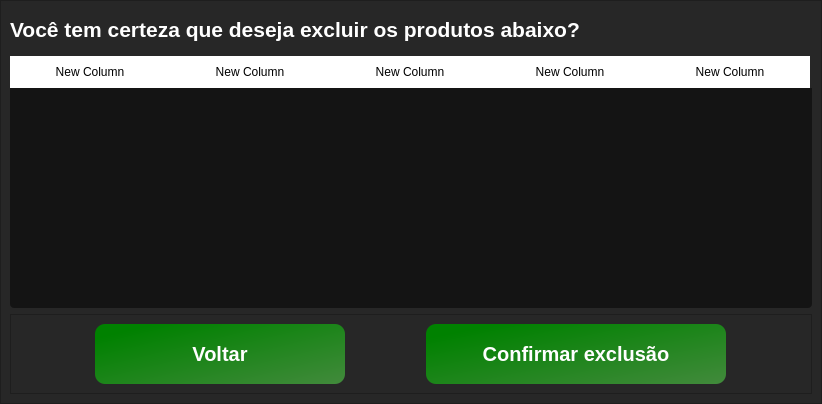
<?xml version="1.0" encoding="UTF-8"?>
<ui version="4.0">
 <class>janelaExcluir</class>
 <widget class="QMainWindow" name="janelaExcluir">
  <property name="geometry">
   <rect>
    <x>0</x>
    <y>0</y>
    <width>822</width>
    <height>404</height>
   </rect>
  </property>
  <property name="minimumSize">
   <size>
    <width>822</width>
    <height>300</height>
   </size>
  </property>
  <property name="maximumSize">
   <size>
    <width>850</width>
    <height>650</height>
   </size>
  </property>
  <property name="windowTitle">
   <string>Gerenciador de alunos - Excluir</string>
  </property>
  <property name="windowIcon">
   <iconset>
    <normaloff>../../Icons/iconX.png</normaloff>../../Icons/iconX.png</iconset>
  </property>
  <property name="styleSheet">
   <string notr="true">QMainWindow{
background-color: rgb(56, 59, 91);
}

QMessageBox {
	background-color: rgb(255, 255, 255);
}</string>
  </property>
  <widget class="QWidget" name="centralwidget">
   <property name="minimumSize">
    <size>
     <width>822</width>
     <height>300</height>
    </size>
   </property>
   <property name="maximumSize">
    <size>
     <width>850</width>
     <height>650</height>
    </size>
   </property>
   <layout class="QVBoxLayout" name="verticalLayout">
    <property name="leftMargin">
     <number>0</number>
    </property>
    <property name="topMargin">
     <number>0</number>
    </property>
    <property name="rightMargin">
     <number>0</number>
    </property>
    <property name="bottomMargin">
     <number>0</number>
    </property>
    <item>
     <widget class="QFrame" name="frame">
      <property name="styleSheet">
       <string notr="true">background-color: rgb(39, 39, 39);</string>
      </property>
      <property name="frameShape">
       <enum>QFrame::StyledPanel</enum>
      </property>
      <property name="frameShadow">
       <enum>QFrame::Raised</enum>
      </property>
      <layout class="QVBoxLayout" name="verticalLayout_2">
       <item>
        <widget class="QLabel" name="label">
         <property name="minimumSize">
          <size>
           <width>400</width>
           <height>40</height>
          </size>
         </property>
         <property name="maximumSize">
          <size>
           <width>873</width>
           <height>50</height>
          </size>
         </property>
         <property name="styleSheet">
          <string notr="true">font-size:25px;
font-weight: bold;
color: #fff;</string>
         </property>
         <property name="text">
          <string>&lt;html&gt;&lt;head/&gt;&lt;body&gt;&lt;p&gt;&lt;span style=&quot; font-size:16pt;&quot;&gt;Você tem certeza que deseja excluir os produtos abaixo?&lt;/span&gt;&lt;/p&gt;&lt;/body&gt;&lt;/html&gt;</string>
         </property>
        </widget>
       </item>
       <item>
        <widget class="QTableWidget" name="tabelaExcluir">
         <property name="font">
          <font>
           <pointsize>-1</pointsize>
           <weight>75</weight>
           <bold>true</bold>
          </font>
         </property>
         <property name="styleSheet">
          <string notr="true">QTableWidget{
background-color: rgb(20, 20, 20);
border-radius:4px;
font-size:16px;

font-weight:bold;
color: rgb(255, 255, 255);

}

QHeaderView::section {
    background-color: rgb(255, 255, 255);
    border: none;
    height: 32px;
}

QTableView::item:selected{
	
	background-color: qlineargradient(spread:pad, x1:0, y1:0.017, x2:1, y2:1, stop:0.448864 rgba(52, 111, 25, 255), stop:1 rgba(43, 84, 36, 255));
}</string>
         </property>
         <property name="autoScroll">
          <bool>true</bool>
         </property>
         <property name="editTriggers">
          <set>QAbstractItemView::NoEditTriggers</set>
         </property>
         <property name="tabKeyNavigation">
          <bool>false</bool>
         </property>
         <property name="showDropIndicator" stdset="0">
          <bool>false</bool>
         </property>
         <property name="dragDropOverwriteMode">
          <bool>false</bool>
         </property>
         <property name="selectionMode">
          <enum>QAbstractItemView::NoSelection</enum>
         </property>
         <property name="showGrid">
          <bool>true</bool>
         </property>
         <property name="gridStyle">
          <enum>Qt::DotLine</enum>
         </property>
         <property name="wordWrap">
          <bool>false</bool>
         </property>
         <property name="cornerButtonEnabled">
          <bool>false</bool>
         </property>
         <attribute name="horizontalHeaderMinimumSectionSize">
          <number>39</number>
         </attribute>
         <attribute name="horizontalHeaderDefaultSectionSize">
          <number>160</number>
         </attribute>
         <attribute name="verticalHeaderDefaultSectionSize">
          <number>30</number>
         </attribute>
         <column>
          <property name="text">
           <string>New Column</string>
          </property>
         </column>
         <column>
          <property name="text">
           <string>New Column</string>
          </property>
         </column>
         <column>
          <property name="text">
           <string>New Column</string>
          </property>
         </column>
         <column>
          <property name="text">
           <string>New Column</string>
          </property>
         </column>
         <column>
          <property name="text">
           <string>New Column</string>
          </property>
         </column>
        </widget>
       </item>
       <item>
        <widget class="QFrame" name="frame_2">
         <property name="minimumSize">
          <size>
           <width>0</width>
           <height>80</height>
          </size>
         </property>
         <property name="frameShape">
          <enum>QFrame::StyledPanel</enum>
         </property>
         <property name="frameShadow">
          <enum>QFrame::Raised</enum>
         </property>
         <layout class="QHBoxLayout" name="horizontalLayout">
          <item>
           <widget class="QPushButton" name="btn_sairJanelaExcluir">
            <property name="minimumSize">
             <size>
              <width>0</width>
              <height>60</height>
             </size>
            </property>
            <property name="maximumSize">
             <size>
              <width>250</width>
              <height>16777215</height>
             </size>
            </property>
            <property name="styleSheet">
             <string notr="true">
QPushButton{
background-color: qlineargradient(spread:pad, x1:0, y1:0.017, x2:1, y2:1, stop:0.113636 rgba(0, 129, 0, 255), stop:1 rgba(66, 138, 60, 255));
border-radius:10px;
  text-align: center;
   color: #ffffff;
font-size:20px;
font-weight:bold;

}

QPushButton:hover{
background-color: rgb(36, 199, 31);


}

QPushButton:pressed{
  background-color: #3e8e41;

}</string>
            </property>
            <property name="text">
             <string>Voltar</string>
            </property>
            <property name="icon">
             <iconset>
              <normaloff>../../Icons/Setapratras-removebg-preview.png</normaloff>../../Icons/Setapratras-removebg-preview.png</iconset>
            </property>
            <property name="iconSize">
             <size>
              <width>30</width>
              <height>35</height>
             </size>
            </property>
           </widget>
          </item>
          <item>
           <widget class="QPushButton" name="btn_excluirDados">
            <property name="minimumSize">
             <size>
              <width>0</width>
              <height>60</height>
             </size>
            </property>
            <property name="maximumSize">
             <size>
              <width>300</width>
              <height>16777215</height>
             </size>
            </property>
            <property name="styleSheet">
             <string notr="true">
QPushButton{
background-color: qlineargradient(spread:pad, x1:0, y1:0.017, x2:1, y2:1, stop:0.113636 rgba(0, 129, 0, 255), stop:1 rgba(66, 138, 60, 255));
border-radius:10px;
  text-align: center;
   color: #ffffff;
font-size:20px;
font-weight:bold;

}

QPushButton:hover{
background-color: rgb(36, 199, 31);


}

QPushButton:pressed{
  background-color: #3e8e41;

}</string>
            </property>
            <property name="text">
             <string>Confirmar exclusão</string>
            </property>
            <property name="icon">
             <iconset>
              <normaloff>../../Icons/deleteicon-removebg-preview-removebg-preview.png</normaloff>../../Icons/deleteicon-removebg-preview-removebg-preview.png</iconset>
            </property>
            <property name="iconSize">
             <size>
              <width>35</width>
              <height>35</height>
             </size>
            </property>
           </widget>
          </item>
         </layout>
        </widget>
       </item>
      </layout>
     </widget>
    </item>
   </layout>
  </widget>
 </widget>
 <resources/>
 <connections/>
</ui>
